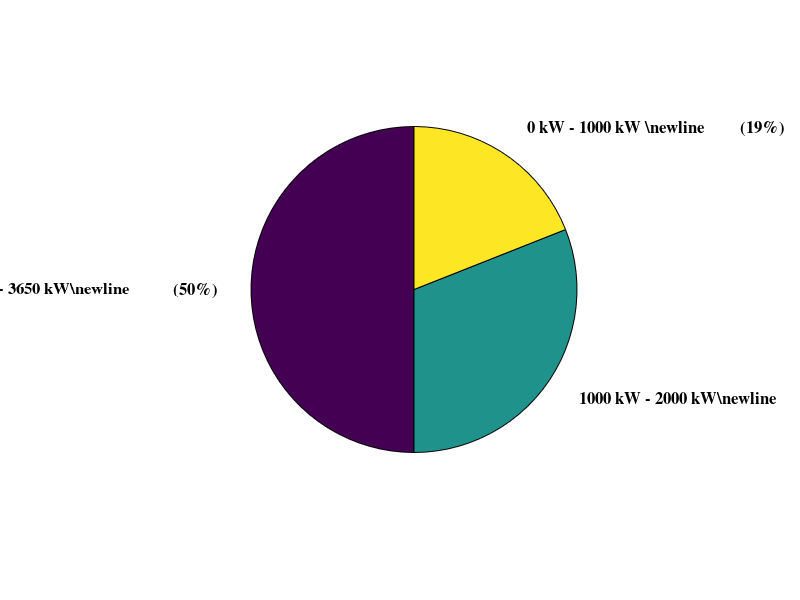

This chart was generated by the following MATLAB code: (Note: this script raises an error after producing the figure.)
clear
clc

% ct: conventional tugboat
ct = [0.50,0.31,0.19];
labels1 = {'\bf 2000 kW - 3650 kW\newline           (50%)','\bf 1000 kW - 2000 kW\newline              (31%)','\bf 0 kW - 1000 kW \newline         (19%)'};
p = pie(ct,labels1);
set(findobj(p,'type','text'),'FontName','times','FontSize',12)  % THIS LINE ADDED
p(1).FaceColor=[0.6,0.62,0.58];
p(3).FaceColor=[0.404, 0.431, 0.388];
p(5).FaceColor=[0.27,0.29,0.27];
title("Conventional Tugboat : \newline   6,385 L (17 t CO_2)\newline  ","FontName",'Times New Roman','FontSize',18)

%%
clear
clc
% ht: hybrid tugboat
ht = [0.50,0.13, 0.04, 0.33];
labels2 = {'\bf 2000 kW - 3650 kW\newline             (75%)','\bf 1000 kW - 2000 kW\newline              (19%)','\bf 0 kW - 1000 kW (6%)','\bf        BESS\newlineTotal reduction \newline        (33%)'};
explode = [0,0,0,1];
p = pie(ht,explode,labels2)
set(findobj(p,'type','text'),'FontName','times','FontSize',12)  % THIS LINE ADDED
p(1).FaceColor=[0.60,0.62,0.58];
p(3).FaceColor=[0.42 0.68 0.87];
p(5).FaceColor=[0.42 0.68 0.87];
p(7).FaceColor=[0.51 0.87 0.46];
p(7).EdgeColor=[0.51 0.87 0.46];%'#00994D';
title("  Hybrid Tugboat :\newline4,268 L (11.4 t CO_2)\newline  ","FontName",'Times New Roman','FontSize',18)
